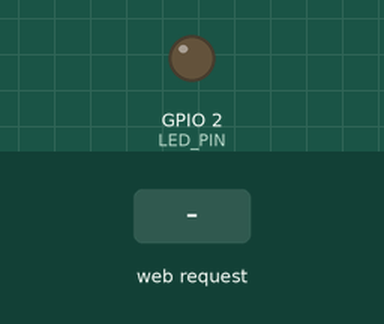
Simulated run of this sketch. Board: ESP32. On the bench: output pins drawn as LEDs (lit = HIGH). Inputs (shaded band) come from the test bench. WiFi joins after 1.5 s; servers stay silent unless stated; what the sketch prints to the serial monitor is not drawn.

Above: at 1.2 s.
1.3 s: HTTP request GET /on received
At 2.5 s:
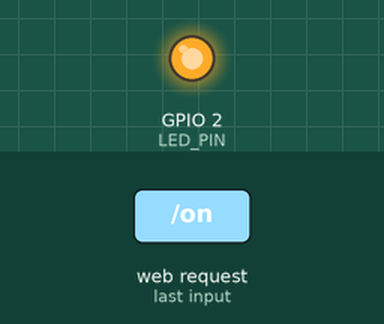
2.8 s: HTTP request GET /off received
At 3.7 s:
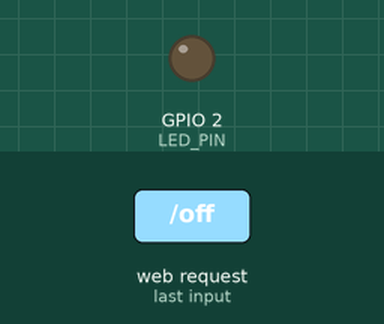
Timing chart, 0 to 5.8 s (numbered marks = the images above; inputs shaded):
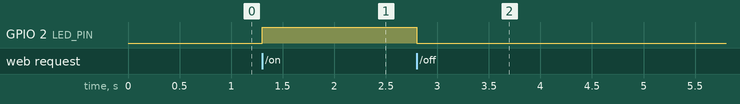

The sketch:

web2.ino
```cpp
#include <WiFi.h>
#include <WebServer.h>

/*const char* ssid = "xyz";
const char* password = "zzzzzz111";*/
const char* ap_ssid = "ESP32-LAB017";
const char* ap_pass = "12345678"; // 至少8位

const int LED_PIN = 2; // D2 常见为 GPIO2

WebServer server(80);

String makePage() {
  String state = digitalRead(LED_PIN) ? "ON" : "OFF";
  String ledColor = digitalRead(LED_PIN) ? "#4CAF50" : "#f44336";
  String ledText = digitalRead(LED_PIN) ? "已点亮" : "已熄灭";

  String html = R"rawliteral(
<!DOCTYPE html>
<html lang="zh-CN">
<head>
  <meta charset="UTF-8">
  <meta name="viewport" content="width=device-width, initial-scale=1.0">
  <title>LED 控制面板</title>
  <style>
    * {
      margin: 0;
      padding: 0;
      box-sizing: border-box;
    }

    body {
      font-family: 'Segoe UI', Tahoma, Geneva, Verdana, sans-serif;
      background: linear-gradient(135deg, #667eea 0%, #764ba2 100%);
      min-height: 100vh;
      display: flex;
      justify-content: center;
      align-items: center;
    }

    .container {
      background: white;
      border-radius: 20px;
      padding: 40px 50px;
      box-shadow: 0 20px 60px rgba(0, 0, 0, 0.3);
      text-align: center;
      max-width: 400px;
      width: 90%;
    }

    h1 {
      color: #333;
      margin-bottom: 10px;
      font-size: 24px;
    }

    .subtitle {
      color: #888;
      font-size: 14px;
      margin-bottom: 30px;
    }

    .led-indicator {
      display: inline-flex;
      align-items: center;
      gap: 10px;
      margin: 20px 0 40px;
      padding: 15px 30px;
      background: #f8f9fa;
      border-radius: 50px;
    }

    .led-dot {
      width: 16px;
      height: 16px;
      border-radius: 50%;
      background-color: )rawliteral" + ledColor + R"rawliteral(;
      box-shadow: 0 0 10px )rawliteral" + ledColor + R"rawliteral(;
      transition: all 0.3s ease;
    }

    .led-text {
      font-size: 18px;
      font-weight: 500;
      color: #333;
    }

    .btn-group {
      display: flex;
      gap: 20px;
      justify-content: center;
    }

    .btn {
      padding: 15px 30px;
      border: none;
      border-radius: 10px;
      font-size: 16px;
      font-weight: 600;
      cursor: pointer;
      transition: all 0.3s ease;
      text-decoration: none;
      display: inline-block;
      min-width: 120px;
    }

    .btn-on {
      background: linear-gradient(135deg, #4CAF50, #45a049);
      color: white;
      box-shadow: 0 4px 15px rgba(76, 175, 80, 0.4);
    }

    .btn-on:hover {
      transform: translateY(-3px);
      box-shadow: 0 6px 20px rgba(76, 175, 80, 0.5);
    }

    .btn-off {
      background: linear-gradient(135deg, #f44336, #e53935);
      color: white;
      box-shadow: 0 4px 15px rgba(244, 67, 54, 0.4);
    }

    .btn-off:hover {
      transform: translateY(-3px);
      box-shadow: 0 6px 20px rgba(244, 67, 54, 0.5);
    }

    .footer {
      margin-top: 40px;
      color: #aaa;
      font-size: 12px;
    }
  </style>
</head>
<body>
  <div class="container">
    <h1>💡 LED 控制面板</h1>
    <p class="subtitle">实验二 · 按钮控制 LED</p>

    <div class="led-indicator">
      <div class="led-dot"></div>
      <span class="led-text">当前状态：<b>)rawliteral" + ledText + R"rawliteral(</b></span>
    </div>

    <div class="btn-group">
      <a href="/on" class="btn btn-on">点亮 LED</a>
      <a href="/off" class="btn btn-off">熄灭 LED</a>
    </div>

    <div class="footer">
      ESP32 Web Server Control
    </div>
  </div>
</body>
</html>
)rawliteral";
  return html;
}

void handleRoot() {
  server.send(200, "text/html; charset=UTF-8", makePage());
}

void handleOn() {
  digitalWrite(LED_PIN, HIGH);
  server.sendHeader("Location", "/");
  server.send(303);
}

void handleOff() {
  digitalWrite(LED_PIN, LOW);
  server.sendHeader("Location", "/");
  server.send(303);
}

void setup() {
  Serial.begin(115200);
  pinMode(LED_PIN, OUTPUT);
  digitalWrite(LED_PIN, LOW);

  WiFi.mode(WIFI_AP);
WiFi.softAP(ap_ssid, ap_pass);
Serial.println("AP已开启");
Serial.print("AP IP: ");
Serial.println(WiFi.softAPIP());
  /*WiFi.begin(ssid, password);
  Serial.print("连接WiFi");
  while (WiFi.status() != WL_CONNECTED) {
    delay(500);
    Serial.print(".");
  }
  Serial.println("\n连接成功");
  Serial.print("访问地址: http://");
  Serial.println(WiFi.localIP());*/

  server.on("/", handleRoot);
  server.on("/on", handleOn);
  server.on("/off", handleOff);
  server.begin();
}

void loop() {
  server.handleClient();
}
```

Measured:
- after the input at 1.3 s, GPIO 2 (LED_PIN): LOW → HIGH at once
- after the input at 2.8 s, GPIO 2 (LED_PIN): HIGH → LOW at once
